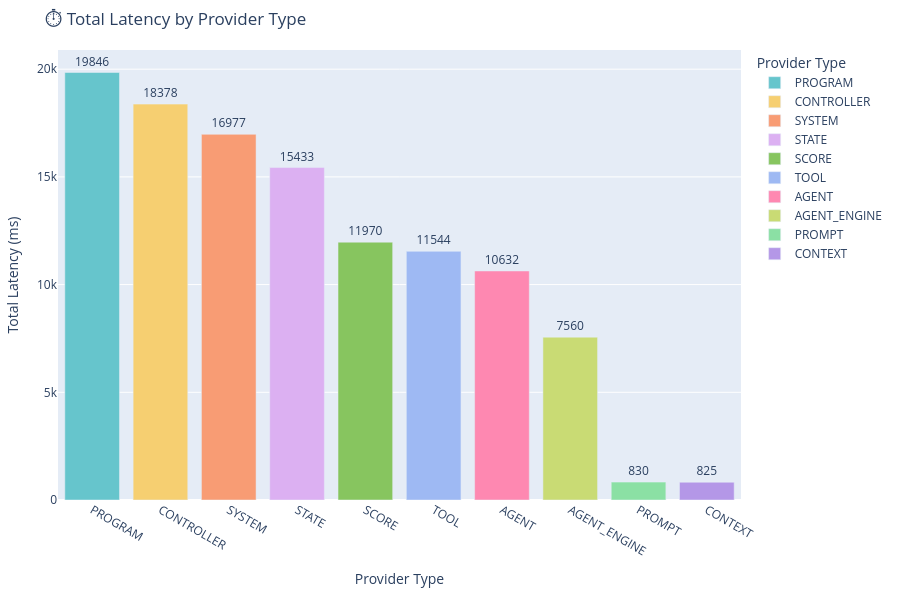

The notebook cell saved with this chart:
### Markdown cell above
### ⏱️ Total Latency by Provider Type

This bar chart summarizes the **cumulative execution time** consumed by each `provider_type` across the entire session.

#### 🧠 What this code does:
- Aggregates the `latency_ms` field for each `provider_type` using `.groupby()` and `.sum()`.
- Sorts the result so the most time-consuming providers appear first.
- Uses Plotly Express to render a labeled **bar chart** with:
  - Provider types on the x-axis
  - Total latency (in milliseconds) on the y-axis
- Applies a pastel color palette for clarity and visual grouping.

#### 🔍 What you're observing:
- This reveals which components are the **most performance-intensive** — e.g., `agent_engine`, `tool`, or `system`.
- It complements frequency charts by showing not just how often a provider is used, but how **expensive** it is.
- Useful for identifying where to focus **optimization**, **caching**, or **parallelization** efforts.

This chart is essential for profiling execution cost at a subsystem level and for balancing responsiveness across an FSM-managed system.

### Code cell
import plotly.express as px

# Work on a copy to avoid modifying the original DataFrame
df_latency = df.copy()

# Truncate provider_type to the part after the last '.'
df_latency['provider_type'] = df_latency['provider_type'].apply(lambda x: x.split('.')[-1])

# Sum latency by provider type
latency_by_type = (
    df_latency.groupby("provider_type")["latency_ms"]
    .sum()
    .reset_index()
    .sort_values("latency_ms", ascending=False)
)

# Plot as bar chart
fig = px.bar(
    latency_by_type,
    x="provider_type",
    y="latency_ms",
    text="latency_ms",
    title="⏱️ Total Latency by Provider Type",
    labels={"provider_type": "Provider Type", "latency_ms": "Total Latency (ms)"},
    color="provider_type",
    color_discrete_sequence=px.colors.qualitative.Pastel
)

# Adjust text position and layout
fig.update_traces(textposition="outside")

# Improve layout for better readability
fig.update_layout(
    height=600,
    xaxis_title="Provider Type", 
    yaxis_title="Total Latency (ms)",
    margin=dict(l=50, r=50, t=50, b=100)
)

# Show the plot
fig.show()

### Figure 1 — Plotly figure (JSON) as saved in the notebook; plotly's stock layout.template omitted (floating-point values rounded to 4 significant figures)
{"data": [{"hovertemplate": "Provider Type=%{x}<br>Total Latency (ms)=%{text}<extra></extra>", "legendgroup": "PROGRAM", "marker": {"color": "rgb(102, 197, 204)", "pattern": {"shape": ""}}, "name": "PROGRAM", "orientation": "v", "showlegend": true, "text": [19850.0], "textposition": "outside", "type": "bar", "x": ["PROGRAM"], "xaxis": "x", "y": [19846], "yaxis": "y"}, {"hovertemplate": "Provider Type=%{x}<br>Total Latency (ms)=%{text}<extra></extra>", "legendgroup": "CONTROLLER", "marker": {"color": "rgb(246, 207, 113)", "pattern": {"shape": ""}}, "name": "CONTROLLER", "orientation": "v", "showlegend": true, "text": [18380.0], "textposition": "outside", "type": "bar", "x": ["CONTROLLER"], "xaxis": "x", "y": [18378], "yaxis": "y"}, {"hovertemplate": "Provider Type=%{x}<br>Total Latency (ms)=%{text}<extra></extra>", "legendgroup": "SYSTEM", "marker": {"color": "rgb(248, 156, 116)", "pattern": {"shape": ""}}, "name": "SYSTEM", "orientation": "v", "showlegend": true, "text": [16980.0], "textposition": "outside", "type": "bar", "x": ["SYSTEM"], "xaxis": "x", "y": [16977], "yaxis": "y"}, {"hovertemplate": "Provider Type=%{x}<br>Total Latency (ms)=%{text}<extra></extra>", "legendgroup": "STATE", "marker": {"color": "rgb(220, 176, 242)", "pattern": {"shape": ""}}, "name": "STATE", "orientation": "v", "showlegend": true, "text": [15430.0], "textposition": "outside", "type": "bar", "x": ["STATE"], "xaxis": "x", "y": [15433], "yaxis": "y"}, {"hovertemplate": "Provider Type=%{x}<br>Total Latency (ms)=%{text}<extra></extra>", "legendgroup": "SCORE", "marker": {"color": "rgb(135, 197, 95)", "pattern": {"shape": ""}}, "name": "SCORE", "orientation": "v", "showlegend": true, "text": [11970.0], "textposition": "outside", "type": "bar", "x": ["SCORE"], "xaxis": "x", "y": [11970], "yaxis": "y"}, {"hovertemplate": "Provider Type=%{x}<br>Total Latency (ms)=%{text}<extra></extra>", "legendgroup": "TOOL", "marker": {"color": "rgb(158, 185, 243)", "pattern": {"shape": ""}}, "name": "TOOL", "orientation": "v", "showlegend": true, "text": [11540.0], "textposition": "outside", "type": "bar", "x": ["TOOL"], "xaxis": "x", "y": [11544], "yaxis": "y"}, {"hovertemplate": "Provider Type=%{x}<br>Total Latency (ms)=%{text}<extra></extra>", "legendgroup": "AGENT", "marker": {"color": "rgb(254, 136, 177)", "pattern": {"shape": ""}}, "name": "AGENT", "orientation": "v", "showlegend": true, "text": [10630.0], "textposition": "outside", "type": "bar", "x": ["AGENT"], "xaxis": "x", "y": [10632], "yaxis": "y"}, {"hovertemplate": "Provider Type=%{x}<br>Total Latency (ms)=%{text}<extra></extra>", "legendgroup": "AGENT_ENGINE", "marker": {"color": "rgb(201, 219, 116)", "pattern": {"shape": ""}}, "name": "AGENT_ENGINE", "orientation": "v", "showlegend": true, "text": [7560.0], "textposition": "outside", "type": "bar", "x": ["AGENT_ENGINE"], "xaxis": "x", "y": [7560], "yaxis": "y"}, {"hovertemplate": "Provider Type=%{x}<br>Total Latency (ms)=%{text}<extra></extra>", "legendgroup": "PROMPT", "marker": {"color": "rgb(139, 224, 164)", "pattern": {"shape": ""}}, "name": "PROMPT", "orientation": "v", "showlegend": true, "text": [830.0], "textposition": "outside", "type": "bar", "x": ["PROMPT"], "xaxis": "x", "y": [830], "yaxis": "y"}, {"hovertemplate": "Provider Type=%{x}<br>Total Latency (ms)=%{text}<extra></extra>", "legendgroup": "CONTEXT", "marker": {"color": "rgb(180, 151, 231)", "pattern": {"shape": ""}}, "name": "CONTEXT", "orientation": "v", "showlegend": true, "text": [825.0], "textposition": "outside", "type": "bar", "x": ["CONTEXT"], "xaxis": "x", "y": [825], "yaxis": "y"}], "layout": {"barmode": "relative", "height": 600, "legend": {"title": {"text": "Provider Type"}, "tracegroupgap": 0}, "margin": {"b": 100, "l": 50, "r": 50, "t": 50}, "title": {"text": "⏱️ Total Latency by Provider Type"}, "xaxis": {"anchor": "y", "categoryarray": ["PROGRAM", "CONTROLLER", "SYSTEM", "STATE", "SCORE", "TOOL", "AGENT", "AGENT_ENGINE", "PROMPT", "CONTEXT"], "categoryorder": "array", "domain": [0, 1], "title": {"text": "Provider Type"}}, "yaxis": {"anchor": "x", "domain": [0, 1], "title": {"text": "Total Latency (ms)"}}}}
